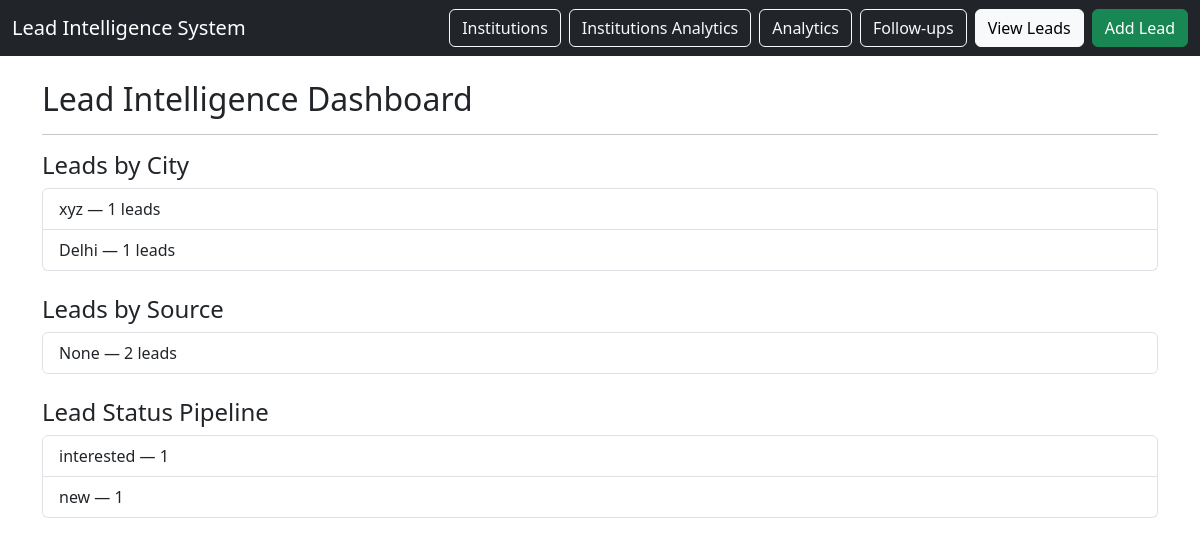
Before: /analytics with the older database file.
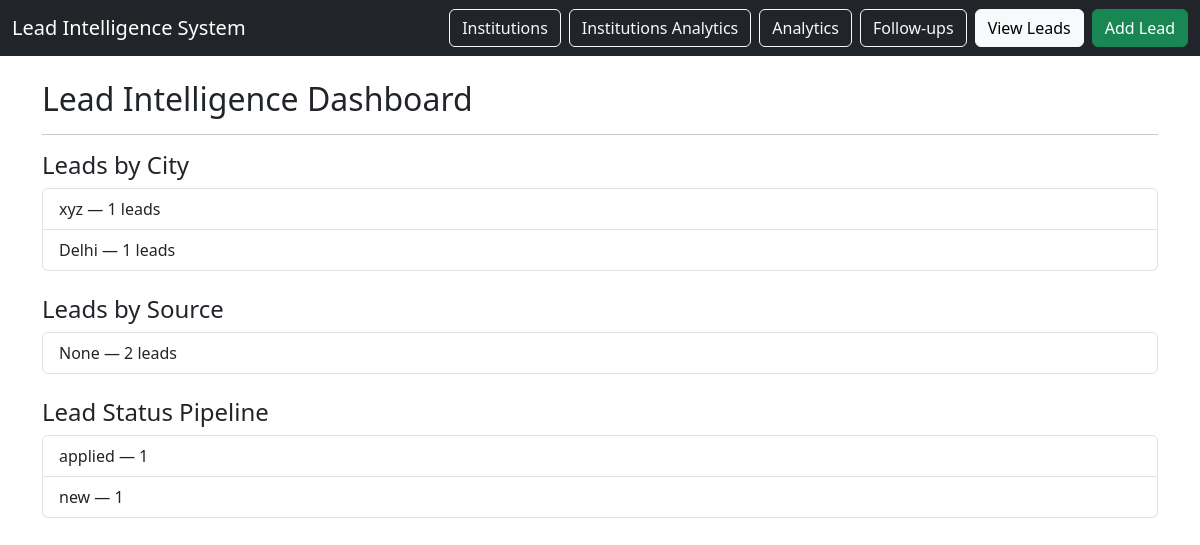
After: the same page with the newer database file.
### tables this page shows
CREATE TABLE leads (
    lead_id INTEGER PRIMARY KEY AUTOINCREMENT,
    student_name TEXT NOT NULL,
    phone TEXT,
    city TEXT,
    school_id INTEGER,
    coaching_id INTEGER,
    course_interest TEXT,
    lead_source TEXT,
    interest_level TEXT,
    lead_score INTEGER DEFAULT 0,
    status TEXT CHECK(status IN (
        'new',
        'contacted',
        'interested',
        'applied',
        'admitted',
        'lost'
    )) DEFAULT 'new',
    created_at TIMESTAMP DEFAULT CURRENT_TIMESTAMP,
    notes TEXT,

    FOREIGN KEY (school_id) REFERENCES institutions(institution_id),
    FOREIGN KEY (coaching_id) REFERENCES institutions(institution_id)
);

### app.py (the view)
@app.route("/analytics")
def analytics():
    db = get_db()
    city_stats = db.execute("""
        SELECT city, COUNT(*) as total
        FROM leads
        GROUP BY city
        ORDER BY total DESC
    """).fetchall()
    source_stats = db.execute("""
        SELECT lead_source, COUNT(*) as total
        FROM leads
        GROUP BY lead_source
        ORDER BY total DESC
    """).fetchall()
    status_stats = db.execute("""
        SELECT status, COUNT(*) as total
        FROM leads
        GROUP BY status
    """).fetchall()
    return render_template(
        "analytics.html",
        city_stats=city_stats,
        source_stats=source_stats,
        status_stats=status_stats
    )

### database/db_connection.py (called while the page is built)
def get_db():
    conn = sqlite3.connect(DB_NAME)
    conn.row_factory = sqlite3.Row
    return conn

### templates/analytics.html
{% extends "base.html" %}
{% block content %}
<h2>Lead Intelligence Dashboard</h2>
<hr>
<h4>Leads by City</h4>
<ul class="list-group mb-4">
{% for c in city_stats %}
<li class="list-group-item">
{{ c.city }} — {{ c.total }} leads
</li>
{% endfor %}
</ul>
<h4>Leads by Source</h4>
<ul class="list-group mb-4">
{% for s in source_stats %}
<li class="list-group-item">
{{ s.lead_source }} — {{ s.total }} leads
</li>
{% endfor %}
</ul>
<h4>Lead Status Pipeline</h4>
<ul class="list-group">
{% for s in status_stats %}
<li class="list-group-item">
{{ s.status }} — {{ s.total }}
</li>
{% endfor %}
</ul>
{% endblock %}

Changed rows visible on the page:
changed leads "Delhi": status "interested" → "applied"
